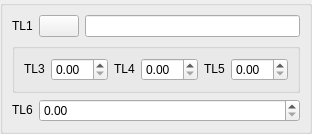
<ui version="4.0" >
 <class>DlgRef_1Sel4Spin_QTD</class>
 <widget class="QWidget" name="DlgRef_1Sel4Spin_QTD" >
  <property name="geometry" >
   <rect>
    <x>0</x>
    <y>0</y>
    <width>271</width>
    <height>117</height>
   </rect>
  </property>
  <property name="windowTitle" >
   <string/>
  </property>
  <layout class="QGridLayout" >
   <property name="margin" >
    <number>0</number>
   </property>
   <property name="spacing" >
    <number>6</number>
   </property>
   <item row="0" column="0" >
    <widget class="QGroupBox" name="GroupBox1" >
     <property name="title" >
      <string/>
     </property>
     <layout class="QGridLayout" >
      <property name="margin" >
       <number>9</number>
      </property>
      <property name="spacing" >
       <number>6</number>
      </property>
      <item row="2" column="0" >
       <widget class="QLabel" name="TextLabel6" >
        <property name="sizePolicy" >
         <sizepolicy>
          <hsizetype>0</hsizetype>
          <vsizetype>0</vsizetype>
          <horstretch>0</horstretch>
          <verstretch>0</verstretch>
         </sizepolicy>
        </property>
        <property name="text" >
         <string>TL6</string>
        </property>
        <property name="wordWrap" >
         <bool>false</bool>
        </property>
       </widget>
      </item>
      <item row="2" column="1" colspan="2" >
       <widget class="QDoubleSpinBox" name="SpinBox_S" />
      </item>
      <item row="1" column="0" colspan="3" >
       <widget class="QGroupBox" name="groupBox" >
        <property name="title" >
         <string/>
        </property>
        <layout class="QHBoxLayout" >
         <property name="margin" >
          <number>9</number>
         </property>
         <property name="spacing" >
          <number>6</number>
         </property>
         <item>
          <widget class="QLabel" name="TextLabel3" >
           <property name="sizePolicy" >
            <sizepolicy>
             <hsizetype>0</hsizetype>
             <vsizetype>0</vsizetype>
             <horstretch>0</horstretch>
             <verstretch>0</verstretch>
            </sizepolicy>
           </property>
           <property name="text" >
            <string>TL3</string>
           </property>
           <property name="wordWrap" >
            <bool>false</bool>
           </property>
          </widget>
         </item>
         <item>
          <widget class="QDoubleSpinBox" name="SpinBox_DX" />
         </item>
         <item>
          <widget class="QLabel" name="TextLabel4" >
           <property name="sizePolicy" >
            <sizepolicy>
             <hsizetype>0</hsizetype>
             <vsizetype>0</vsizetype>
             <horstretch>0</horstretch>
             <verstretch>0</verstretch>
            </sizepolicy>
           </property>
           <property name="text" >
            <string>TL4</string>
           </property>
           <property name="wordWrap" >
            <bool>false</bool>
           </property>
          </widget>
         </item>
         <item>
          <widget class="QDoubleSpinBox" name="SpinBox_DY" />
         </item>
         <item>
          <widget class="QLabel" name="TextLabel5" >
           <property name="sizePolicy" >
            <sizepolicy>
             <hsizetype>0</hsizetype>
             <vsizetype>0</vsizetype>
             <horstretch>0</horstretch>
             <verstretch>0</verstretch>
            </sizepolicy>
           </property>
           <property name="text" >
            <string>TL5</string>
           </property>
           <property name="wordWrap" >
            <bool>false</bool>
           </property>
          </widget>
         </item>
         <item>
          <widget class="QDoubleSpinBox" name="SpinBox_DZ" />
         </item>
        </layout>
       </widget>
      </item>
      <item row="0" column="2" >
       <widget class="QLineEdit" name="LineEdit1" />
      </item>
      <item row="0" column="1" >
       <widget class="QPushButton" name="PushButton1" >
        <property name="sizePolicy" >
         <sizepolicy>
          <hsizetype>0</hsizetype>
          <vsizetype>0</vsizetype>
          <horstretch>0</horstretch>
          <verstretch>0</verstretch>
         </sizepolicy>
        </property>
        <property name="text" >
         <string/>
        </property>
       </widget>
      </item>
      <item row="0" column="0" >
       <widget class="QLabel" name="TextLabel1" >
        <property name="sizePolicy" >
         <sizepolicy>
          <hsizetype>0</hsizetype>
          <vsizetype>0</vsizetype>
          <horstretch>0</horstretch>
          <verstretch>0</verstretch>
         </sizepolicy>
        </property>
        <property name="text" >
         <string>TL1</string>
        </property>
        <property name="wordWrap" >
         <bool>false</bool>
        </property>
       </widget>
      </item>
     </layout>
    </widget>
   </item>
  </layout>
 </widget>
 <layoutdefault spacing="6" margin="11" />
 <pixmapfunction>qPixmapFromMimeSource</pixmapfunction>
 <resources/>
 <connections/>
</ui>
